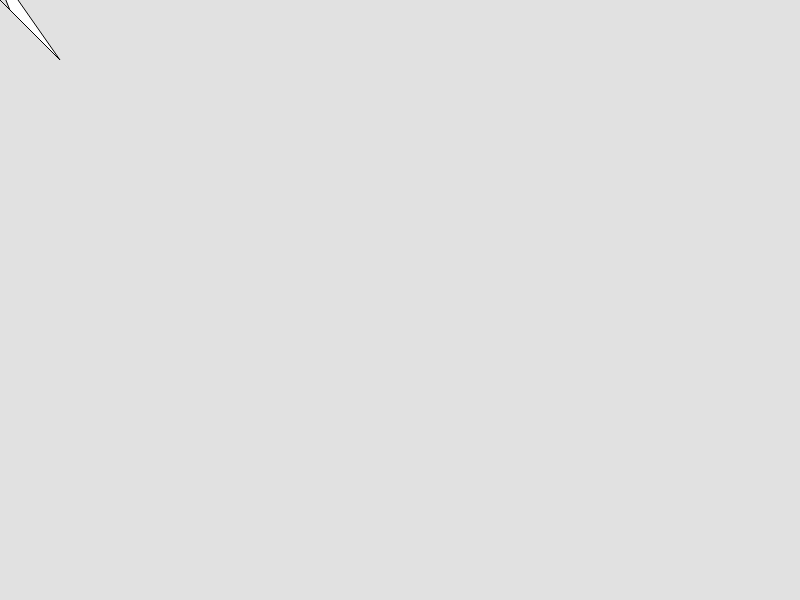
Frame 1 (no input)
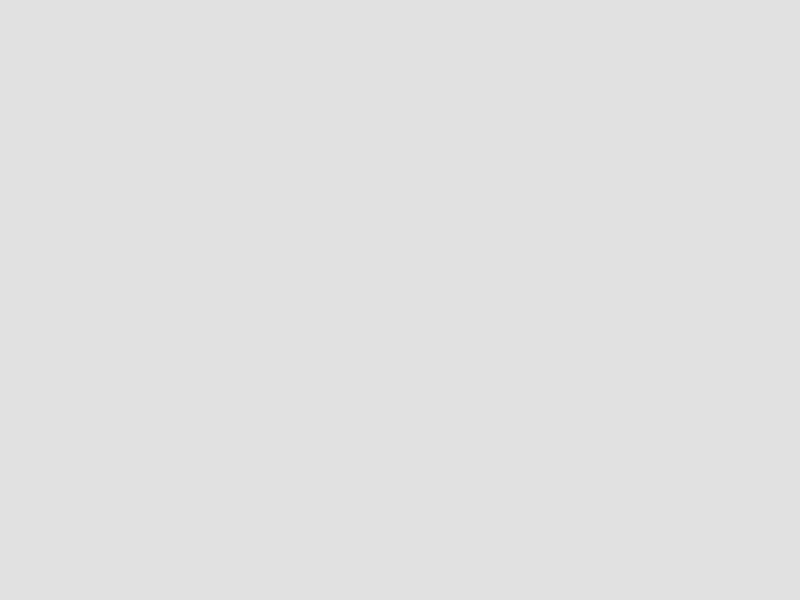
Frame 60 (no input)
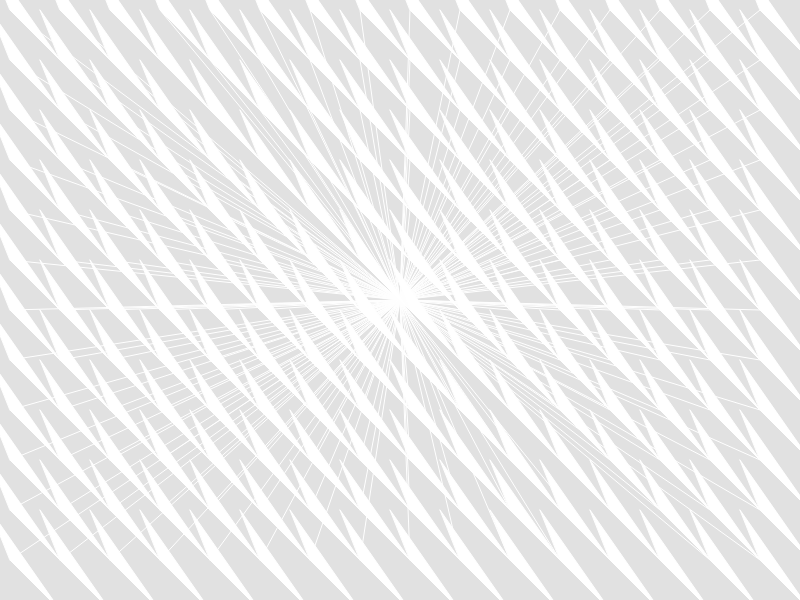
Frame 120 (the mouse pressed at the canvas centre since frame 60)

The p5.js sketch that drew these frames (run headless with seeded random() and noise() and a simulated clock; from frame 60 on, the mouse is pressed at the canvas centre):

// p5.js sketch
// ── sketch.js
function setup() {
    
    createCanvas(800,600);
    
}

function draw() {
    background(225);
    
    for(var i = 10; i <= width; i += 50) {
        for (var j = 10; j <= height; j += 50) {
         
            triangle(i, j, i+50, j+50, i-20, j-50);
            
            line(i,j, mouseX, mouseY);
            
            fill(mouseX,mouseY);
            stroke(mouseX,mouseY);
    
        }
    }
    
}
